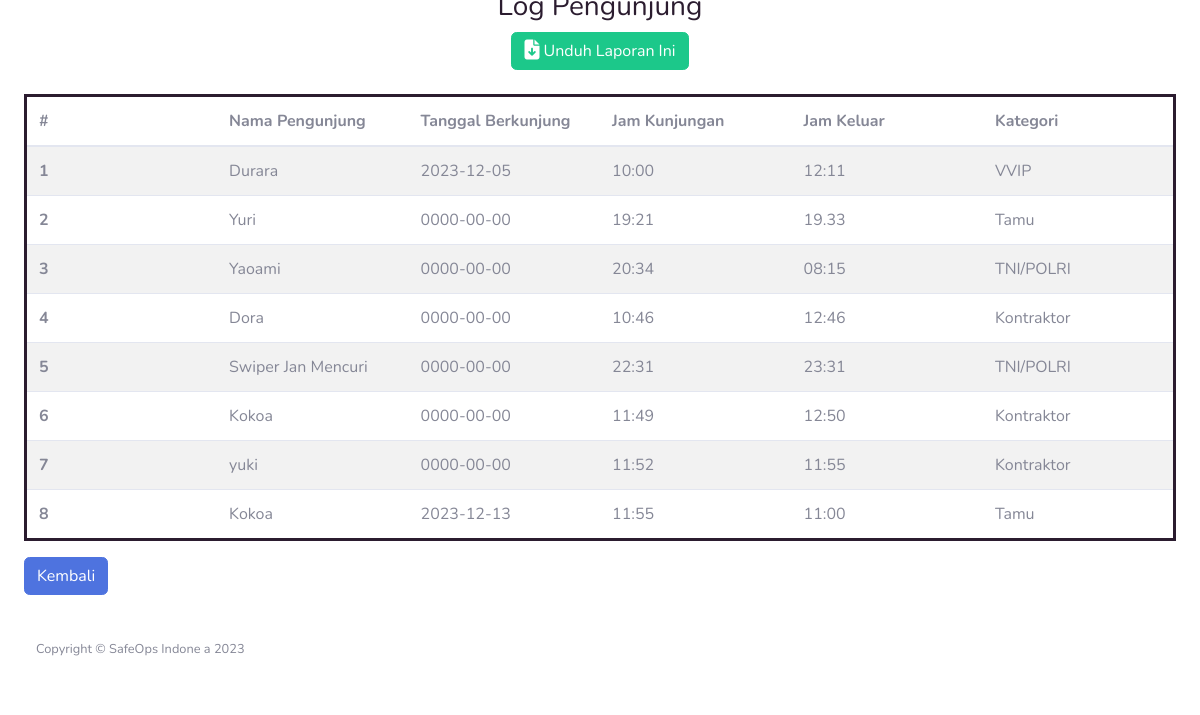
Page /index.php/visitor/unduhvisitor on the committed database.
### tables this page shows
CREATE TABLE `visitor` (
  `id` int(11) NOT NULL,
  `nopeg` char(6) NOT NULL,
  `nama` varchar(128) NOT NULL,
  `tanggal` date NOT NULL,
  `pengunjung` varchar(128) NOT NULL,
  `jam_masuk` varchar(11) NOT NULL,
  `jam_keluar` varchar(11) DEFAULT NULL,
  `status` varchar(64) NOT NULL,
  `kategori` varchar(64) NOT NULL
);

### application/controllers/Visitor.php (called while the page is built, shortened)
<?php
class Visitor extends CI_Controller
{
    public function unduhvisitor()
    {
        $data['judul'] = "Laporan Tamu";
        $data['user'] = $this->db->get_where('user', ['email' => $this->session->userdata('email')])->row_array();
        $data['keluar'] = $this->db->get_where('visitor', ['status' => 'Sudah keluar'])->result_array();
        $this->load->view('templates/header', $data);
        $this->load->view('visitor/unduhvisitor', $data);
        $this->load->view('templates/footer', $data);
    }
}

### index.php (called while the page is built, shortened)
<?php
require_once BASEPATH.'core/CodeIgniter.php';

### application/views/visitor/unduhvisitor.php (the view, shortened to what this page needs)
<div class="container-fluid">
    <div class="row">
        <div class="col-lg-12">
            <div class="container text-center" style="margin-top: -10px;">
                <h3 style="color: #2B1C2F;">Log Pengunjung</h3>
                <a href="#" id="printButton" class="btn btn-success"><i class="fa-solid fa-file-arrow-down fa-lg"></i> Unduh Laporan Ini</a>
            </div>
            <table class="table table-hover table-striped" style="border: 3px solid #2B1C2F;"><br>
                <thead>
                    <tr>
                        <th scope="col">#</th>
                        <th scope="col" style="width: 16.666%;">Nama Pengunjung</th>
                        <th scope="col" style="width: 16.666%;">Tanggal Berkunjung</th>
                        <th scope="col" style="width: 16.666%;">Jam Kunjungan</th>
                        <th scope="col" style="width: 16.666%;">Jam Keluar</th>
                        <th scope="col" style="width: 16.666%;">Kategori</th>
                    </tr>
                </thead>
                <tbody>
                    <?php $i = 1; ?>
                    <?php foreach ($keluar as $k) : ?>
                        <tr>
                            <th scope="row"><?= $i; ?></th>
                            <td style="width: 16.666%;"><?= $k['pengunjung']; ?></td>
                            <td style="width: 16.666%;"><?= $k['tanggal']; ?></td>
                            <td style="width: 16.666%;"><?= $k['jam_masuk']; ?></td>
                            <td style="width: 16.666%;"> <?= $k['jam_keluar'] ?></td>
                            <td style="width: 16.666%;"><?= $k['kategori']; ?></td>
                        </tr>
                        <?php $i++; ?>
                    <?php endforeach; ?>
                </tbody>
            </table>
            <div class="form-group row">
                <div class="col-sm-4">
                    <a href="<?= base_url('visitor/index') ?>" class="btn btn-primary">Kembali</a>
                </div>
            </div>
        </div>

### rows in the picture
visitor: pengunjung "Durara", tanggal "2023-12-05", jam_masuk "10:00", jam_keluar "12:11", kategori "VVIP"
visitor: pengunjung "Yuri", tanggal "0000-00-00", jam_masuk "19:21", jam_keluar "19.33", kategori "Tamu"
visitor: pengunjung "Yaoami", tanggal "0000-00-00", jam_masuk "20:34", jam_keluar "08:15", kategori "TNI/POLRI"
visitor: pengunjung "Dora", tanggal "0000-00-00", jam_masuk "10:46", jam_keluar "12:46", kategori "Kontraktor"
visitor: pengunjung "Swiper Jan Mencuri", tanggal "0000-00-00", jam_masuk "22:31", jam_keluar "23:31", kategori "TNI/POLRI"
visitor: pengunjung "Kokoa", tanggal "0000-00-00", jam_masuk "11:49", jam_keluar "12:50", kategori "Kontraktor"
visitor: pengunjung "yuki", tanggal "0000-00-00", jam_masuk "11:52", jam_keluar "11:55", kategori "Kontraktor"
visitor: pengunjung "Kokoa", tanggal "2023-12-13", jam_masuk "11:55", jam_keluar "11:00", kategori "Tamu"
